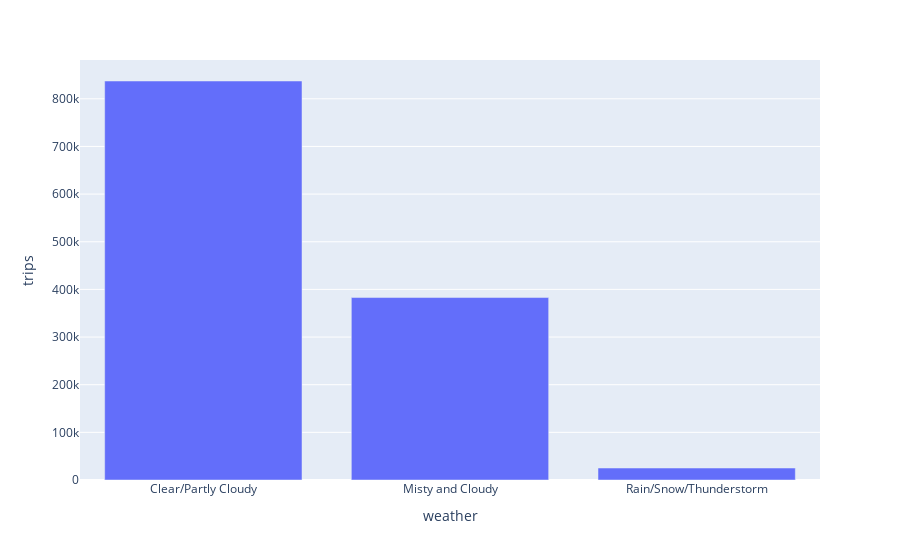

Here is the notebook cell this chart was saved with:
### Markdown cell above
## Does Weather affecting the trips count?

### Code cell
px.bar(df_2020.groupby('weather').sum()['trips'].reset_index(),x='weather',y='trips')

### Figure 1 — Plotly figure (JSON) as saved in the notebook; plotly's stock layout.template omitted (floating-point values rounded to 4 significant figures)
{"data": [{"alignmentgroup": "True", "hovertemplate": "weather=%{x}<br>trips=%{y}<extra></extra>", "legendgroup": "", "marker": {"color": "#636efa"}, "name": "", "offsetgroup": "", "orientation": "v", "showlegend": false, "textposition": "auto", "type": "bar", "x": ["Clear/Partly Cloudy", "Misty and Cloudy", "Rain/Snow/Thunderstorm"], "xaxis": "x", "y": [837361, 382924, 25112], "yaxis": "y"}], "layout": {"barmode": "relative", "legend": {"tracegroupgap": 0}, "margin": {"t": 60}, "xaxis": {"anchor": "y", "domain": [0, 1], "title": {"text": "weather"}}, "yaxis": {"anchor": "x", "domain": [0, 1], "title": {"text": "trips"}}}}
